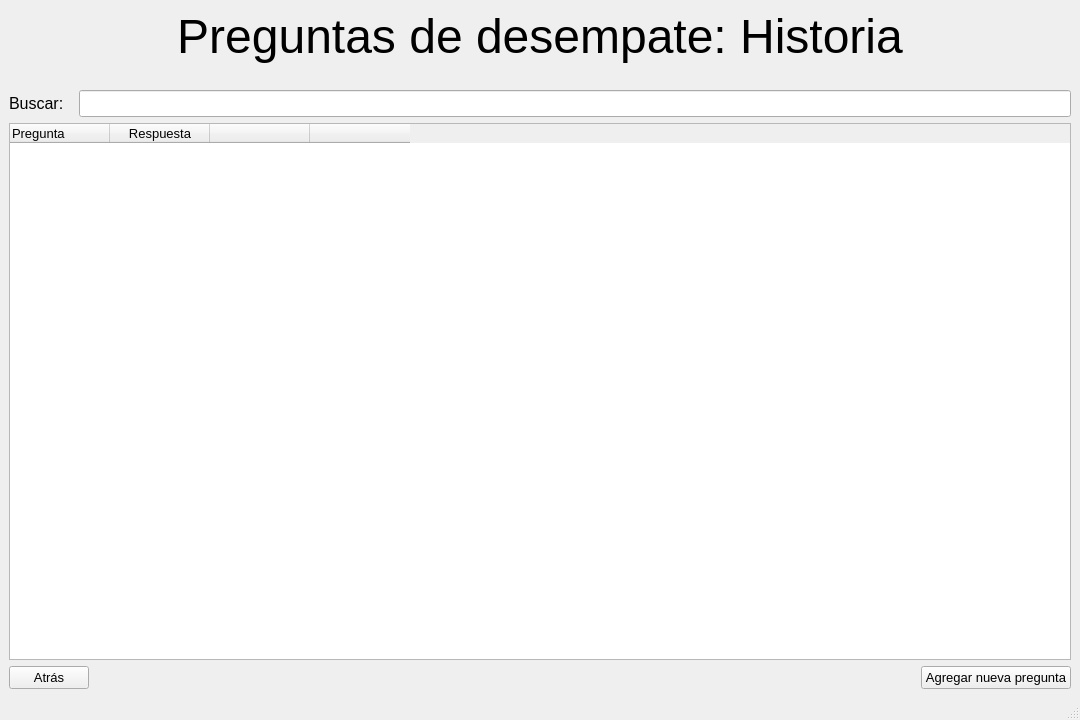
<?xml version="1.0" encoding="UTF-8"?>
<ui version="4.0">
 <class>MainWindow</class>
 <widget class="QMainWindow" name="MainWindow">
  <property name="geometry">
   <rect>
    <x>0</x>
    <y>0</y>
    <width>1080</width>
    <height>720</height>
   </rect>
  </property>
  <property name="windowTitle">
   <string>MainWindow</string>
  </property>
  <widget class="QWidget" name="centralwidget">
   <layout class="QVBoxLayout" name="verticalLayout">
    <item>
     <layout class="QVBoxLayout" name="verticalLayout_3">
      <item>
       <widget class="QLabel" name="label">
        <property name="font">
         <font>
          <pointsize>9</pointsize>
         </font>
        </property>
        <property name="text">
         <string>&lt;html&gt;&lt;head/&gt;&lt;body&gt;&lt;p align=&quot;center&quot;&gt;&lt;span style=&quot; font-size:36pt;&quot;&gt;Preguntas de desempate: Historia&lt;/span&gt;&lt;/p&gt;&lt;/body&gt;&lt;/html&gt;</string>
        </property>
       </widget>
      </item>
     </layout>
    </item>
    <item>
     <spacer name="horizontalSpacer_2">
      <property name="orientation">
       <enum>Qt::Orientation::Horizontal</enum>
      </property>
      <property name="sizeHint" stdset="0">
       <size>
        <width>40</width>
        <height>20</height>
       </size>
      </property>
     </spacer>
    </item>
    <item>
     <layout class="QHBoxLayout" name="horizontalLayout_2">
      <item>
       <widget class="QLabel" name="label_2">
        <property name="font">
         <font>
          <pointsize>12</pointsize>
         </font>
        </property>
        <property name="text">
         <string>Buscar:  </string>
        </property>
       </widget>
      </item>
      <item>
       <widget class="QLineEdit" name="lineEdit">
        <property name="font">
         <font>
          <pointsize>12</pointsize>
         </font>
        </property>
       </widget>
      </item>
     </layout>
    </item>
    <item>
     <widget class="QTableWidget" name="tableWidget">
      <property name="font">
       <font>
        <pointsize>10</pointsize>
       </font>
      </property>
      <column>
       <property name="text">
        <string>Pregunta                                                                                                              </string>
       </property>
       <property name="textAlignment">
        <set>AlignLeading|AlignVCenter</set>
       </property>
      </column>
      <column>
       <property name="text">
        <string>Respuesta</string>
       </property>
      </column>
      <column>
       <property name="text">
        <string/>
       </property>
      </column>
      <column>
       <property name="text">
        <string/>
       </property>
      </column>
     </widget>
    </item>
    <item>
     <layout class="QHBoxLayout" name="horizontalLayout_3">
      <item>
       <widget class="QPushButton" name="pushButton_2">
        <property name="font">
         <font>
          <pointsize>10</pointsize>
         </font>
        </property>
        <property name="text">
         <string>Atrás</string>
        </property>
       </widget>
      </item>
      <item>
       <spacer name="horizontalSpacer">
        <property name="orientation">
         <enum>Qt::Orientation::Horizontal</enum>
        </property>
        <property name="sizeHint" stdset="0">
         <size>
          <width>40</width>
          <height>20</height>
         </size>
        </property>
       </spacer>
      </item>
      <item>
       <layout class="QHBoxLayout" name="horizontalLayout">
        <item>
         <widget class="QPushButton" name="pushButton_12">
          <property name="font">
           <font>
            <pointsize>10</pointsize>
           </font>
          </property>
          <property name="text">
           <string>Agregar nueva pregunta</string>
          </property>
         </widget>
        </item>
       </layout>
      </item>
     </layout>
    </item>
   </layout>
  </widget>
  <widget class="QStatusBar" name="statusbar"/>
 </widget>
 <resources/>
 <connections/>
</ui>
